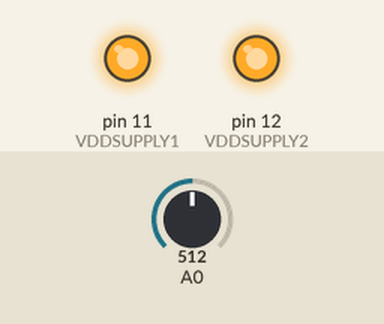
Simulated run of this program. Board: Arduino Nano, built with avr-gcc and run on an emulated ATmega328P. Shown: output pins drawn as LEDs (lit = HIGH). Inputs (shaded band) come from the test bench; at power-on: A0 = 512. What the program prints to the serial monitor is not drawn.

Above: at 0.1 s.
Timing chart, 0 to 1.6 s (numbered marks = the images above):
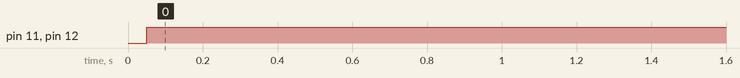

Measured:
- by itself, pin 11 (VDDSUPPLY1), pin 12 (VDDSUPPLY2): LOW → HIGH at 0.05 s

The program:

main.cpp
```cpp
/*
Author: cb
Date: April 18
Purpose:
 - read analog inputs (ir-data and force sensors)
 - write data to serial
 -
Attention:
 - check BAUDRATE
 - check TSAMPLE
 - check NOI
 -
*/

 #include "Arduino.h"
 #include <Wire.h>
// #include <Adafruit_BNO055.h>

#define TSAMPLE 16496 //in us (16500us := measuring cycle of 0a41sk/0a51sk/0a21ysk/0a02yk )
#define NOI 1 //12  // number of analog inputs (12 IR + 2 iefsr-force-sensors)
#define BAUDRATE 57600
#define VDDSUPPLY1 11
#define VDDSUPPLY2 12
#define WWIDTH 1500

void measure( void ) {
  unsigned long val[NOI];
  for (int i = 0; i<NOI; i++){
    val[i] = 0;
  }
  for (int j = 0; j<WWIDTH; j++){
    for (int i = 0; i<NOI; i++){
      // analogRead(i); // dummy measurement for adc
      val[i] += analogRead(i);
      }
  }
  for (int i = 0; i<NOI; i++){
    Serial.print(val[i]/WWIDTH);
    Serial.print(",");
  }
  Serial.print("\n");
}

void setup(){
  Serial.begin(BAUDRATE);
  delay(50);
  pinMode(VDDSUPPLY1, OUTPUT);
  pinMode(VDDSUPPLY2, OUTPUT);
}

void loop() {

  digitalWrite(VDDSUPPLY1, HIGH);
  digitalWrite(VDDSUPPLY2, HIGH);
  unsigned long lastMeasurement = micros();
  measure();

  while (1) {
    if ((micros()-lastMeasurement) >= TSAMPLE){
      // Serial.println(micros()-lastMeasurement);
      lastMeasurement = micros();
      measure();
    }
  }
}
```
